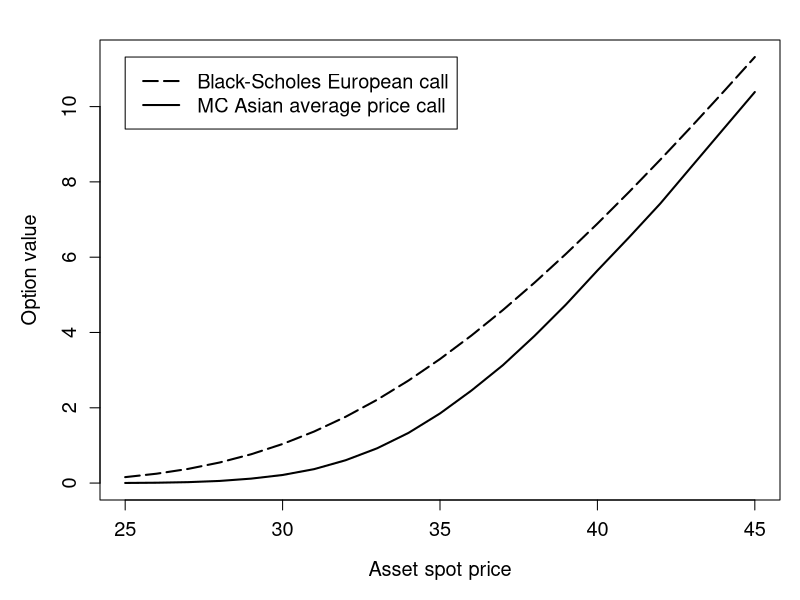

This chart was generated by the following R code:
# clear variables and close windows
rm(list = ls(all = TRUE))
graphics.off()

# settings
s0min  = 25    # range for current stock price    
s0max  = 45
s0step = 1    
    
k      = 35    # strike price
tau    = 1     # time to maturity in years
n.t    = 252   # number of time steps (used for stock simulation and averaging)
r      = 0.03  # annual interest rate
sigma  = 0.2   # volatility
n.mc   = 10^5  # number MC samples

# function for simulating stock price by geometric brownian motion
MCPath = function(s0, tau, n.t, r, sigma) {
    dt = tau/n.t
    t  = seq(0, tau, by = dt)
    st = s0 * exp((r - sigma^2/2) * t + sigma * sqrt(dt) * c(0, cumsum(rnorm(n.t))))
    return(st)
}

# function for calculating MC estimate of asian call price
MCAsian = function(s0, k, tau, n.t, r, sigma, n.mc) {
    v.sum         = 0
    for (i in 1:n.mc) {
        st    = MCPath(s0, tau, n.t, r, sigma)
        s.avg = sum(st)/length(st)                  # arithmetic average
        v     = exp(-r * tau) * pmax(0, s.avg - k)  # discounted payoff (average price)
        v.sum = v.sum + v                           # sum for MC estimate
    }
    v.mc = v.sum/n.mc  # MC estimate
    return(v.mc)
}

# function for calculating the Black-Scholes price of European call
BSEuropCall = function(s0, k, tau, r, sigma) {
    d1 = (log(s0/k) + (r + (sigma^2/2)) * tau)/(sigma * sqrt(tau))
    d2 = d1 - (sigma * sqrt(tau))
    c  = s0 * pnorm(d1) - k * exp(-r * tau) * pnorm(d2)
    return(c)
}

# main

s0        = seq(s0min, s0max, by = s0step)
AsianCall = rep(0, length(s0))
EuropCall = rep(0, length(s0))

# calculate European and Asian call prices for several stock prices s0
for (i in 1:length(s0)) {
    cat("\rprogress: ", round(i/length(s0)*100),"%")  # progress information
    AsianCall[i] = MCAsian(s0[i], k, tau, n.t, r, sigma, n.mc)
    EuropCall[i] = BSEuropCall(s0[i], k, tau, r, sigma)
}

#pdf("AsianVsEuropCall.pdf", width = 8, height = 5)
par(mar = c(5, 5, 2, 1))
plot(s0, AsianCall, type = "l", lwd = 2, col = "black", 
     ylim = c(min(AsianCall, EuropCall), max(AsianCall, EuropCall)), 
     xlab = "Asset spot price", ylab = "Option value", 
     cex.lab = 1.2, cex.axis = 1.2, cex.main = 1.2, cex.sub = 1.2)
lines(s0, EuropCall, type = "l", lwd = 2, lty = 5, col = "black")
legend(min(s0), max(EuropCall), lwd = 2, lty = c(5, 1), cex = 1.2, 
       legend = c("Black-Scholes European call", "MC Asian average price call"))
#dev.off()

